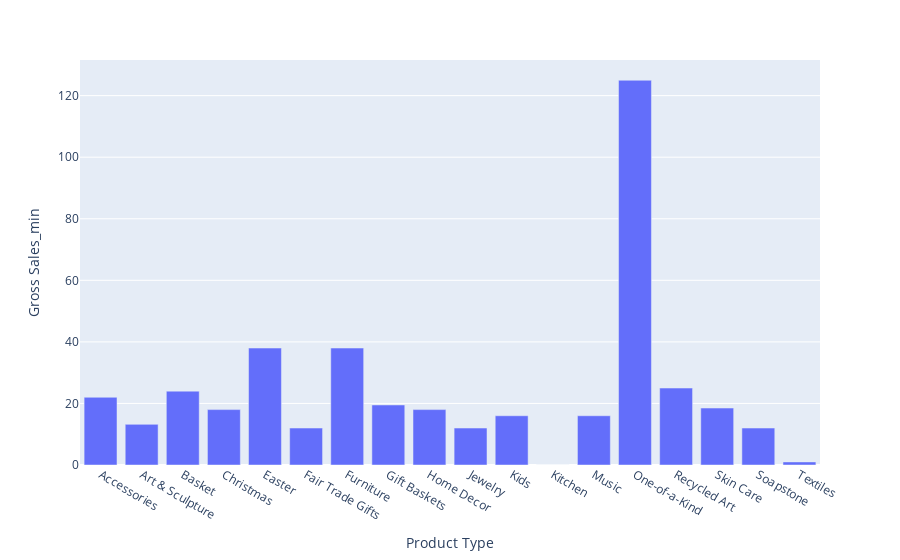
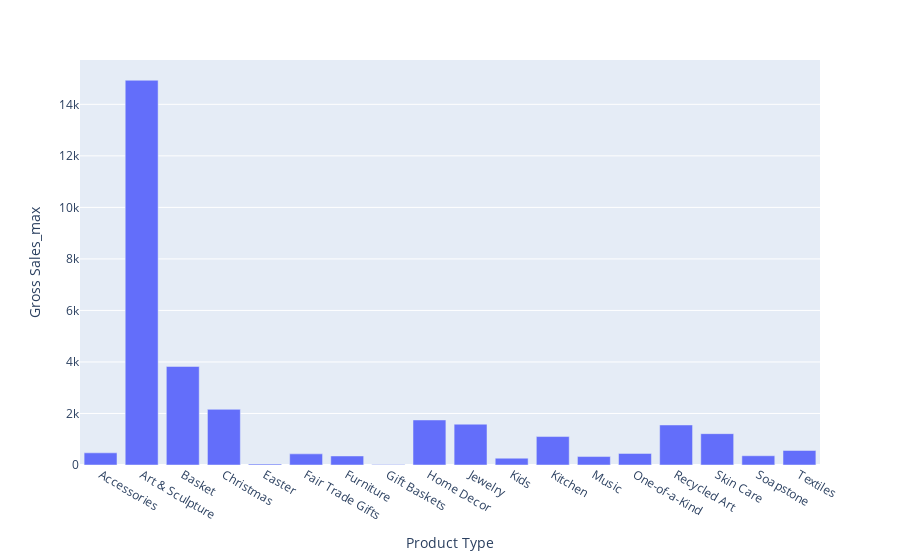
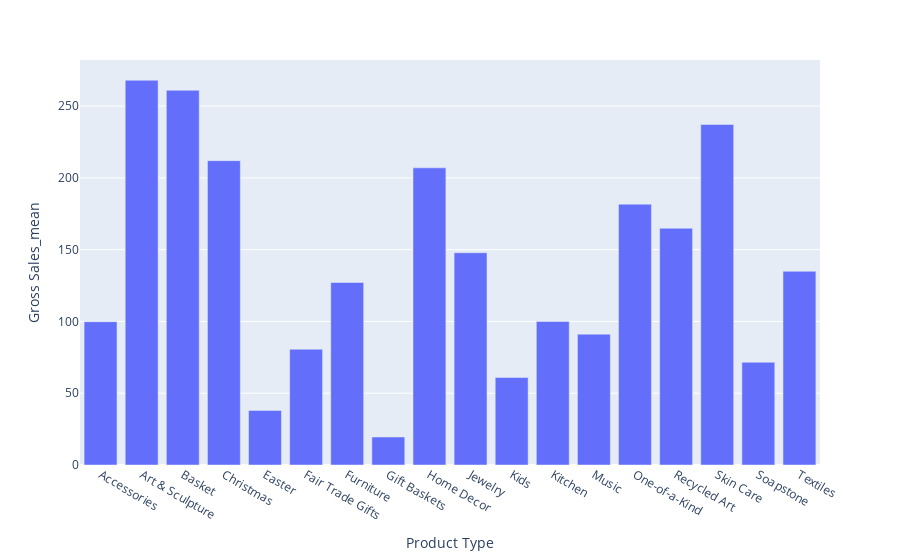
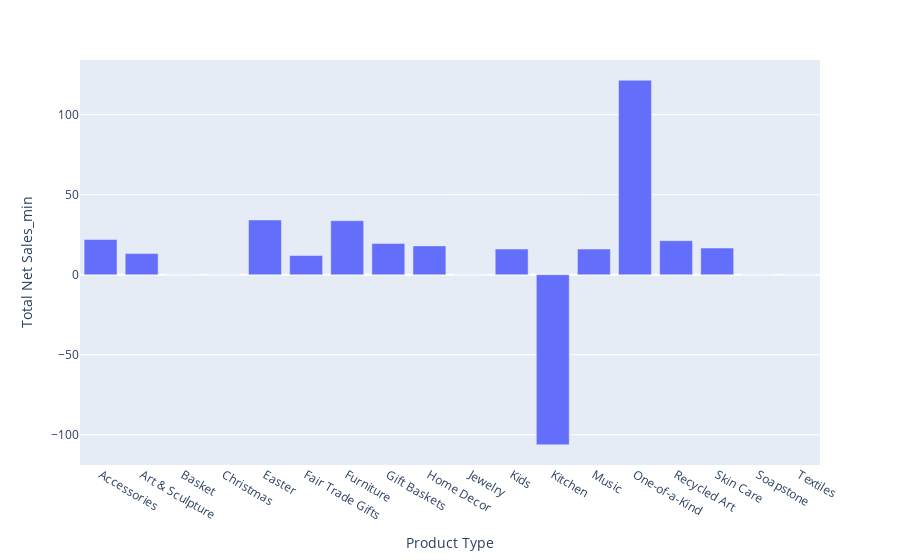

The cell these charts' notebook holds for them, in order:
### Code cell
for col in ans_df.columns:
    fig = pe.bar(
        x=ans_df.index,
        y=col,
        data_frame = ans_df
    )

    display(fig)

### Figure 1 — Plotly figure (JSON) as saved in the notebook; plotly's stock layout.template omitted (floating-point values rounded to 4 significant figures)
{"data": [{"alignmentgroup": "True", "hovertemplate": "Product Type=%{x}<br>Gross Sales_min=%{y}<extra></extra>", "legendgroup": "", "marker": {"color": "#636efa", "pattern": {"shape": ""}}, "name": "", "offsetgroup": "", "orientation": "v", "showlegend": false, "textposition": "auto", "type": "bar", "x": ["Accessories", "Art & Sculpture", "Basket", "Christmas", "Easter", "Fair Trade Gifts", "Furniture", "Gift Baskets", "Home Decor", "Jewelry", "Kids", "Kitchen", "Music", "One-of-a-Kind", "Recycled Art", "Skin Care", "Soapstone", "Textiles"], "xaxis": "x", "y": [22, 13.2, 24, 18, 38, 12, 38, 19.5, 18, 12, 16, 0, 16, 125, 25, 18.5, 12, 1], "yaxis": "y"}], "layout": {"barmode": "relative", "legend": {"tracegroupgap": 0}, "margin": {"t": 60}, "xaxis": {"anchor": "y", "domain": [0, 1], "title": {"text": "Product Type"}}, "yaxis": {"anchor": "x", "domain": [0, 1], "title": {"text": "Gross Sales_min"}}}}

### Figure 2 — Plotly figure (JSON) as saved in the notebook; plotly's stock layout.template omitted (floating-point values rounded to 4 significant figures)
{"data": [{"alignmentgroup": "True", "hovertemplate": "Product Type=%{x}<br>Gross Sales_max=%{y}<extra></extra>", "legendgroup": "", "marker": {"color": "#636efa", "pattern": {"shape": ""}}, "name": "", "offsetgroup": "", "orientation": "v", "showlegend": false, "textposition": "auto", "type": "bar", "x": ["Accessories", "Art & Sculpture", "Basket", "Christmas", "Easter", "Fair Trade Gifts", "Furniture", "Gift Baskets", "Home Decor", "Jewelry", "Kids", "Kitchen", "Music", "One-of-a-Kind", "Recycled Art", "Skin Care", "Soapstone", "Textiles"], "xaxis": "x", "y": [472, 14935, 3825, 2160, 38, 432, 350, 19.5, 1748, 1584, 264, 1104, 328, 450, 1554, 1216, 359, 564], "yaxis": "y"}], "layout": {"barmode": "relative", "legend": {"tracegroupgap": 0}, "margin": {"t": 60}, "xaxis": {"anchor": "y", "domain": [0, 1], "title": {"text": "Product Type"}}, "yaxis": {"anchor": "x", "domain": [0, 1], "title": {"text": "Gross Sales_max"}}}}

### Figure 3 — Plotly figure (JSON) as saved in the notebook; plotly's stock layout.template omitted (floating-point values rounded to 4 significant figures)
{"data": [{"alignmentgroup": "True", "hovertemplate": "Product Type=%{x}<br>Gross Sales_mean=%{y}<extra></extra>", "legendgroup": "", "marker": {"color": "#636efa", "pattern": {"shape": ""}}, "name": "", "offsetgroup": "", "orientation": "v", "showlegend": false, "textposition": "auto", "type": "bar", "x": ["Accessories", "Art & Sculpture", "Basket", "Christmas", "Easter", "Fair Trade Gifts", "Furniture", "Gift Baskets", "Home Decor", "Jewelry", "Kids", "Kitchen", "Music", "One-of-a-Kind", "Recycled Art", "Skin Care", "Soapstone", "Textiles"], "xaxis": "x", "y": [99.81, 268.0, 261.0, 212, 38, 80.64, 127.1, 19.5, 207.0, 147.8, 60.92, 99.98, 91.16, 181.7, 164.9, 237.2, 71.57, 134.9], "yaxis": "y"}], "layout": {"barmode": "relative", "legend": {"tracegroupgap": 0}, "margin": {"t": 60}, "xaxis": {"anchor": "y", "domain": [0, 1], "title": {"text": "Product Type"}}, "yaxis": {"anchor": "x", "domain": [0, 1], "title": {"text": "Gross Sales_mean"}}}}

### Figure 4 — Plotly figure (JSON) as saved in the notebook; plotly's stock layout.template omitted (floating-point values rounded to 4 significant figures)
{"data": [{"alignmentgroup": "True", "hovertemplate": "Product Type=%{x}<br>Total Net Sales_min=%{y}<extra></extra>", "legendgroup": "", "marker": {"color": "#636efa", "pattern": {"shape": ""}}, "name": "", "offsetgroup": "", "orientation": "v", "showlegend": false, "textposition": "auto", "type": "bar", "x": ["Accessories", "Art & Sculpture", "Basket", "Christmas", "Easter", "Fair Trade Gifts", "Furniture", "Gift Baskets", "Home Decor", "Jewelry", "Kids", "Kitchen", "Music", "One-of-a-Kind", "Recycled Art", "Skin Care", "Soapstone", "Textiles"], "xaxis": "x", "y": [22, 13.2, 0, 0, 34.2, 12, 33.75, 19.5, 18, 0, 16, -106.2, 16, 121.5, 21.25, 16.65, 0, 0], "yaxis": "y"}], "layout": {"barmode": "relative", "legend": {"tracegroupgap": 0}, "margin": {"t": 60}, "xaxis": {"anchor": "y", "domain": [0, 1], "title": {"text": "Product Type"}}, "yaxis": {"anchor": "x", "domain": [0, 1], "title": {"text": "Total Net Sales_min"}}}}
